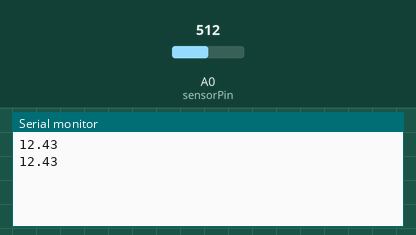
Recording of a sketch running on a simulated Arduino Uno, built with avr-gcc and run on an emulated ATmega328P. Shown: the last lines printed to the serial monitor. The test bench sets the inputs (shaded band); at power-on: A0 (sensorPin) = 512.

Above: at 1.8 s.
1.9 s: A0 (sensorPin) set to 716
At 2.7 s:
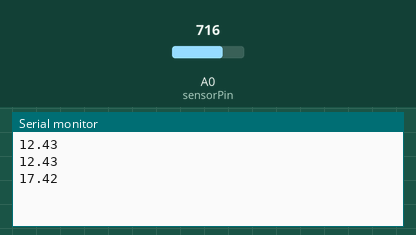
3.4 s: A0 (sensorPin) set to 900
At 4.8 s:
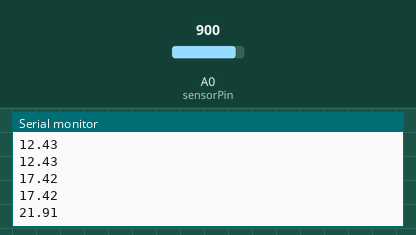
Timing chart, 0 to 6.4 s (numbered marks = the images above; inputs shaded):
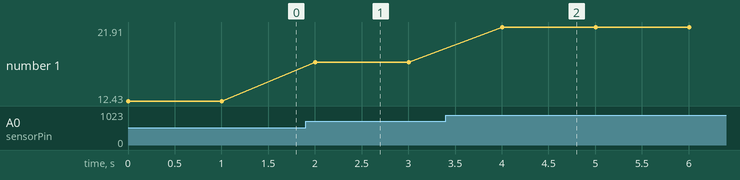

The sketch:

Sensor_de_voltaje_lectura_por_serial.ino
```cpp
const int sensorPin = A0;   // seleccionar la entrada para el sensor
int sensorValue;         // variable que almacena el valor raw (0 a 1023)
float value;            // variable que almacena el voltaje (0.0 a 25.0)

void setup() {
  Serial.begin(9600);
}

void loop() {
   sensorValue = analogRead(sensorPin);          // realizar la lectura
   value = fmap(sensorValue, 0, 1023, 0.0, 25.0);   // cambiar escala a 0.0 - 25.0
   value = (value - 0.08);                          //resto los voltios para calibrar la lectura mostrada

   Serial.println(value);                     // mostrar el valor por serial,
   delay(1000);
}

// cambio de escala entre floats
float fmap(float x, float in_min, float in_max, float out_min, float out_max)
{
   return (x - in_min) * (out_max - out_min) / (in_max - in_min) + out_min;
}
```

Measured:
- after the input at 1.9 s, the serial monitor: prints a new line after 0.10 s (image 1)
- after the input at 3.4 s, the serial monitor: prints a new line after 0.60 s (image 2)
- plotted number 1: 12.43 → 17.42 after the input at 1.9 s, 17.42 → 21.91 after the input at 3.4 s
